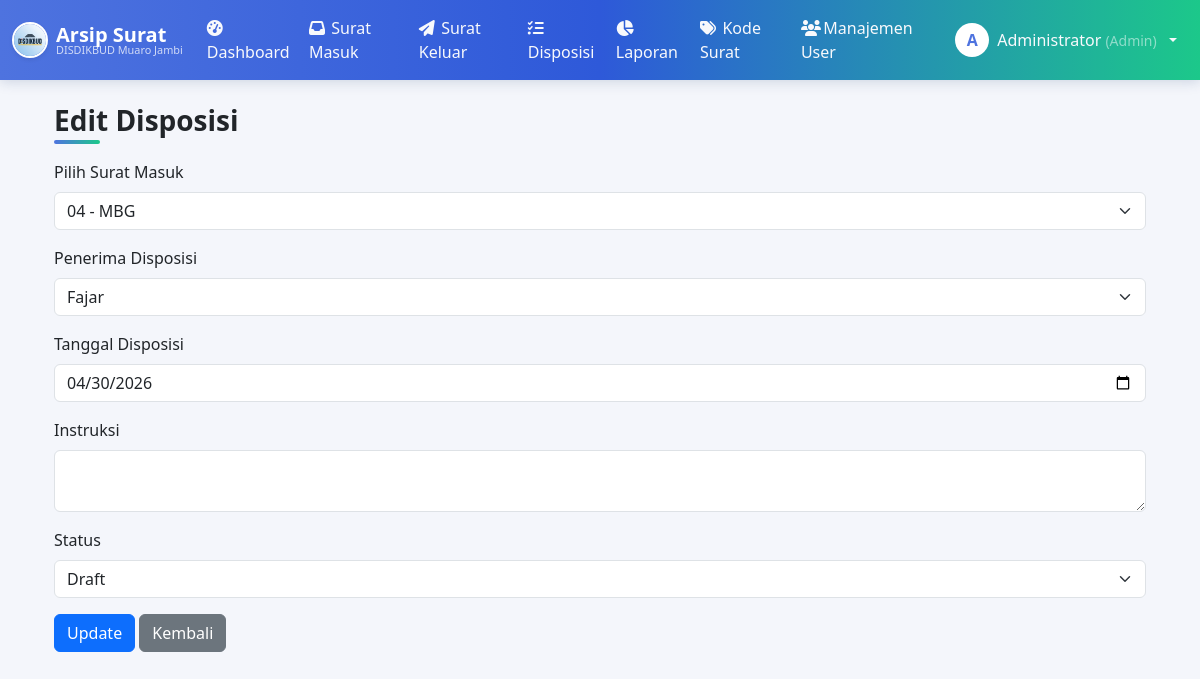
The app's page /admin/disposisi_edit.php?id=9 (signed in), older data.
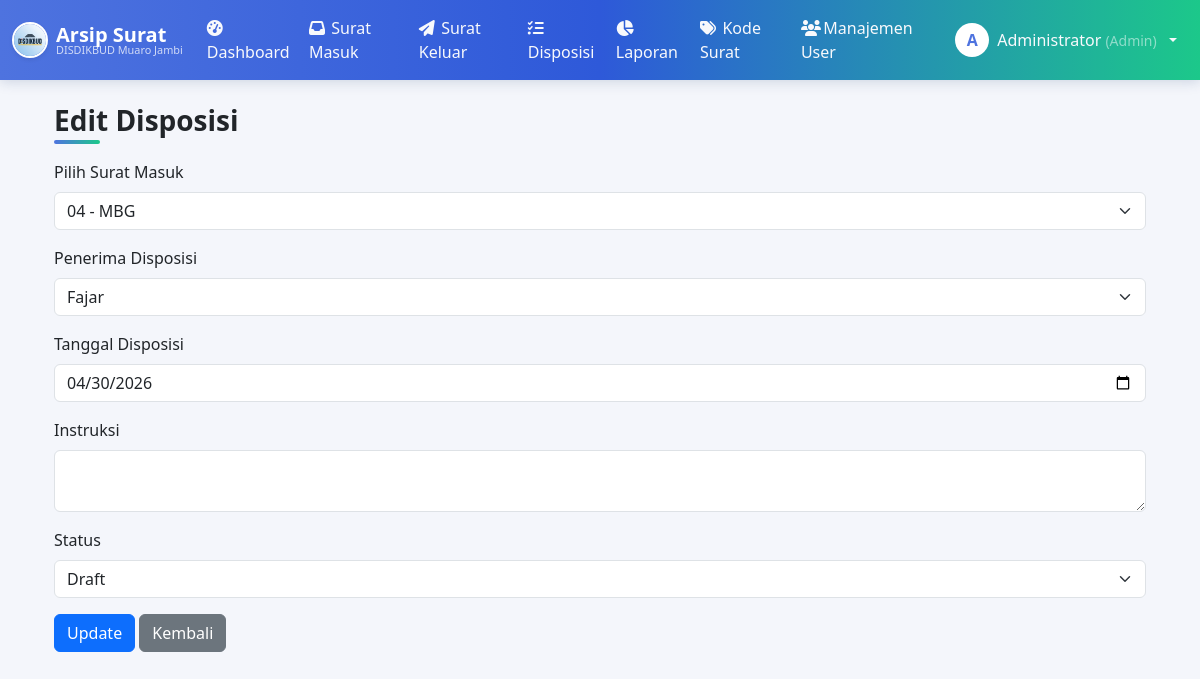
The same page, newer data.
### tables this page shows
CREATE TABLE `disposisi` (
  `id` int(11) NOT NULL,
  `surat_masuk_id` int(11) DEFAULT NULL,
  `pengirim_id` int(11) DEFAULT NULL,
  `penerima_id` int(11) DEFAULT NULL,
  `tgl_disposisi` date DEFAULT NULL,
  `instruksi` text DEFAULT NULL,
  `catatan_pimpinan` text DEFAULT NULL,
  `status` enum('draft','menunggu_verifikasi','terverifikasi','diproses_kasi_pais','selesai') DEFAULT 'draft',
  `created_at` timestamp NULL DEFAULT current_timestamp(),
  `updated_at` timestamp NULL DEFAULT current_timestamp() ON UPDATE current_timestamp()
);

CREATE TABLE `surat_masuk` (
  `id` int(11) NOT NULL,
  `no_agenda` varchar(50) DEFAULT NULL,
  `no_surat` varchar(100) DEFAULT NULL,
  `tgl_surat` date DEFAULT NULL,
  `tgl_diterima` date DEFAULT NULL,
  `pengirim` varchar(150) DEFAULT NULL,
  `instansi` varchar(150) DEFAULT NULL,
  `perihal` varchar(255) DEFAULT NULL,
  `kategori` varchar(100) DEFAULT NULL,
  `file_surat` varchar(255) DEFAULT NULL,
  `status` enum('draft','menunggu_verifikasi','terverifikasi','diproses_kasi_pais','selesai') DEFAULT 'draft',
  `created_at` timestamp NULL DEFAULT current_timestamp()
);

CREATE TABLE `users` (
  `id` int(11) NOT NULL,
  `nama` varchar(100) DEFAULT NULL,
  `email` varchar(100) DEFAULT NULL,
  `password` varchar(255) DEFAULT NULL,
  `role` varchar(20) NOT NULL,
  `created_at` timestamp NULL DEFAULT current_timestamp()
);

### includes/tracking.php (called while the page is built, shortened)
<?php
function getStatusSteps() {
    return [
        'draft'                 => 'Draft',
        'menunggu_verifikasi'   => 'Menunggu Verifikasi',
        'terverifikasi'         => 'Terverifikasi',
        'diproses_tata_usaha'   => 'Diproses Tata Usaha',
        'selesai'               => 'Selesai',
    ];
}

### admin/disposisi_edit.php (the view, shortened to what this page needs)
<?php
include "../includes/tracking.php";
$id = intval($_GET['id']);
$result = mysqli_query($conn, "SELECT * FROM disposisi WHERE id=$id");
$disposisi = mysqli_fetch_assoc($result);
$surat = mysqli_query($conn, "SELECT id, no_surat, perihal FROM surat_masuk ORDER BY tgl_surat DESC");
$users = mysqli_query($conn, "SELECT id, nama FROM users ORDER BY nama ASC");
?>
<?php include "../includes/header.php"; ?>
<div class="container mt-4">
  <h3 class="fw-bold mb-3">Edit Disposisi</h3>
  <form method="POST">
    <div class="mb-3">
      <label class="form-label">Pilih Surat Masuk</label>
      <select name="surat_masuk_id" class="form-select" required>
        <?php while($s=mysqli_fetch_assoc($surat)): ?>
          <option value="<?= $s['id']; ?>" <?= $s['id']==$disposisi['surat_masuk_id']?'selected':'' ?>>
            <?= $s['no_surat']; ?> - <?= htmlspecialchars($s['perihal']); ?>
          </option>
        <?php endwhile; ?>
      </select>
    </div>
    <div class="mb-3">
      <label class="form-label">Penerima Disposisi</label>
      <select name="penerima_id" class="form-select" required>
        <?php while($u=mysqli_fetch_assoc($users)): ?>
          <option value="<?= $u['id']; ?>" <?= $u['id']==$disposisi['penerima_id']?'selected':'' ?>>
            <?= htmlspecialchars($u['nama']); ?>
          </option>
        <?php endwhile; ?>
      </select>
    </div>
    <div class="mb-3">
      <label class="form-label">Tanggal Disposisi</label>
      <input type="date" name="tgl_disposisi" value="<?= $disposisi['tgl_disposisi']; ?>" class="form-control" required>
    </div>
    <div class="mb-3">
      <label class="form-label">Instruksi</label>
      <textarea name="instruksi" class="form-control" required><?= htmlspecialchars($disposisi['instruksi']); ?></textarea>
    </div>
    <div class="mb-3">
      <label class="form-label">Status</label>
      <select name="status" class="form-select" required>
        <?php foreach (getStatusSteps() as $key => $label): ?>
          <option value="<?= $key; ?>" <?= $disposisi['status'] == $key ? 'selected' : ''; ?>><?= $label; ?></option>
        <?php endforeach; ?>
      </select>
    </div>
    <button type="submit" class="btn btn-primary">Update</button>
    <a href="disposisi.php" class="btn btn-secondary">Kembali</a>
  </form>
</div>
<?php include "../includes/footer.php"; ?>

Row changes from the older to the newer data that the page shows:
changed disposisi "04 - MBG": status (not shown) → "Draft"
Text that changed along with them:
form field status: "Draft" → (not shown)
